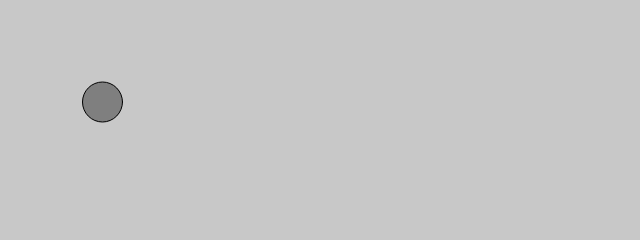
Frame 1 (no input)
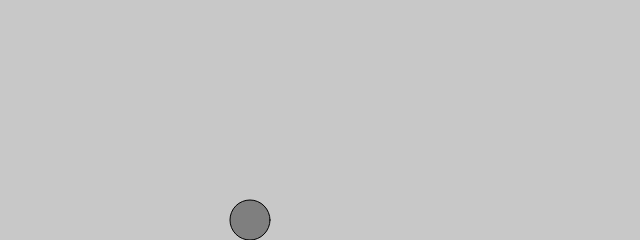
Frame 60 (no input)
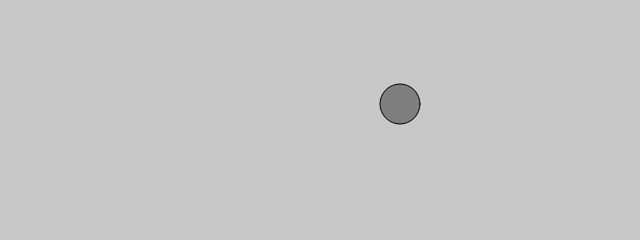
Frame 120 (the mouse pressed at the canvas centre since frame 60)

The p5.js sketch that drew these frames (run headless with seeded random() and noise() and a simulated clock; from frame 60 on, the mouse is pressed at the canvas centre):

// p5.js sketch
// ── sketch.js
// // v1 - no vectors
// let x = 100;
// let y = 100;
// let xspeed = 2.5;
// let yspeed = 2;

// function setup() {
//   createCanvas(640, 240);
// }

// function draw() {
//   background(200);

//   x += xspeed;
//   y += yspeed;

//   if (x > width - 20 || x < 0 + 20) {
//     xspeed *= -1;
//   }

//   if (y > height - 20 || y < 0 + 20) {
//     yspeed *= -1;
//   }

//   stroke(0);
//   fill(127);
//   circle(x, y, 40);
// }

// v2 vectors
/** @type Vector */
let position;
/** @type Vector */
let velocity;

const radius = 20;

function setup() {
  createCanvas(640, 240);
  position = createVector(100, 100);
  velocity = createVector(2.5, 2);
}

function draw() {
  background(200);

  position.add(velocity);

  if (position.x > width - radius || position.x < 0 + 20) {
    velocity.x *= -1;
  }

  if (position.y > height - radius || position.y < 0 + 20) {
    velocity.y *= -1;
  }

  stroke(0);
  fill(127);
  circle(position.x, position.y, radius * 2);
}

// ── mover.js
class Mover {
  constructor() {
    this.tx = 10;
    this.ty = 10000;

    this.radius = 24;
    this.topSpeed = 10;
    this.position = createVector(width / 2, height / 2);
    this.velocity = createVector(0, 0);
    // v1 constant acceleration
    // this.acceleration = createVector(-0.001, 0.01);

    // v2 keyboard controlled acceleration
    this.acceleration = createVector(0, 0);
  }

  mapNoiseToAcc(noise) {
    return map(noise, 0, 1, -0.1, 0.1);
  }

  update() {
    // // v2 keyboard controlled acceleration
    // if (keyIsDown(UP_ARROW)) {
    //   this.acceleration = createVector(0.1, 0);
    // } else if (keyIsDown(DOWN_ARROW)) {
    //   this.acceleration = createVector(-0.1, 0);
    // } else {
    //   this.acceleration = createVector(0, 0);
    // }

    // // v3 random acceleration
    // this.acceleration = p5.Vector.random2D();
    // this.acceleration.setMag(random(2));

    // // v4 perlin noise acceleration
    // this.acceleration = createVector(
    //   this.mapNoiseToAcc(noise(this.tx)),
    //   this.mapNoiseToAcc(noise(this.ty))
    // );
    // this.tx += 0.01;
    // this.ty += 0.01;

    // v5 interactive motion
    const mouse = createVector(mouseX, mouseY);
    const direction = p5.Vector.sub(mouse, this.position);

    // // with constant magnitude
    // direction.setMag(0.1);

    // // with magnitude proportional to distance
    // direction.setMag(direction.mag() * 0.001);

    // with magnitude inversely proportional to distance
    direction.setMag(0.5 / direction.mag());

    this.acceleration = direction;

    this.velocity.add(this.acceleration);
    this.velocity.limit(this.topSpeed);
    // // v2 keyboard controlled acceleration
    // if (this.velocity.x < 0) {
    //   this.velocity.setMag(0);
    // }
    this.position.add(this.velocity);
  }

  show() {
    stroke(0);
    fill(175);
    circle(this.position.x, this.position.y, this.radius * 2);
  }

  checkEdges() {
    if (this.position.x - this.radius > width) {
      this.position.x = 0 - this.radius;
    } else if (this.position.x < 0 - this.radius) {
      this.position.x = width + this.radius;
    }

    if (this.position.y - this.radius > height) {
      this.position.y = 0 - this.radius;
    } else if (this.position.y < 0 - this.radius) {
      this.position.y = height + this.radius;
    }
  }
}

// ── walker.js
class Walker {
  constructor() {
    this.position = createVector(width / 2, height / 2);
    this.velocity = createVector(1, 1);
  }

  show() {
    stroke(0);
    point(this.position.x, this.position.y);
  }

  step() {
    const xdirection = floor(random(3)) - 1;
    const ydirection = floor(random(3)) - 1;
    const xstepSize = randomGaussian(4, 2);
    const ystepSize = randomGaussian(4, 2);
    this.velocity.x = xdirection * xstepSize;
    this.velocity.y = ydirection * ystepSize;
    this.position.add(this.velocity);
  }
}
